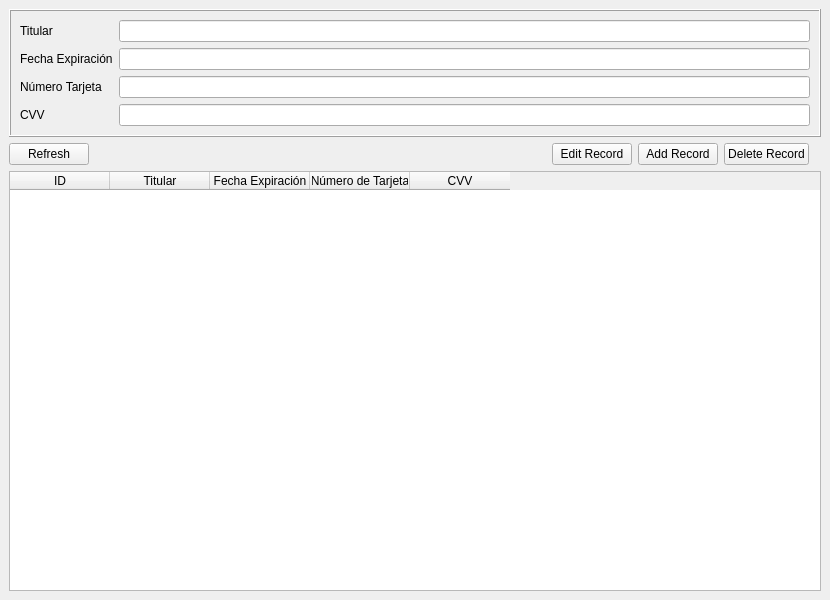
<?xml version="1.0" encoding="UTF-8"?>
<ui version="4.0">
 <class>MainWindow</class>
 <widget class="QMainWindow" name="MainWindow">
  <property name="geometry">
   <rect>
    <x>0</x>
    <y>0</y>
    <width>830</width>
    <height>600</height>
   </rect>
  </property>
  <property name="windowTitle">
   <string>Tarjeta de Crédito</string>
  </property>
  <property name="windowIcon">
   <iconset resource="res.qrc">
    <normaloff>:/img/card.png</normaloff>:/img/card.png</iconset>
  </property>
  <widget class="QWidget" name="centralwidget">
   <layout class="QGridLayout" name="gridLayout_2">
    <item row="2" column="0" colspan="7">
     <widget class="QTableWidget" name="tableTarjetaCredito">
      <column>
       <property name="text">
        <string>ID</string>
       </property>
      </column>
      <column>
       <property name="text">
        <string>Titular</string>
       </property>
      </column>
      <column>
       <property name="text">
        <string>Fecha Expiración</string>
       </property>
      </column>
      <column>
       <property name="text">
        <string>Número de Tarjeta</string>
       </property>
      </column>
      <column>
       <property name="text">
        <string>CVV</string>
       </property>
      </column>
     </widget>
    </item>
    <item row="0" column="0" colspan="7">
     <widget class="QFrame" name="frame">
      <property name="frameShape">
       <enum>QFrame::Box</enum>
      </property>
      <property name="frameShadow">
       <enum>QFrame::Raised</enum>
      </property>
      <layout class="QGridLayout" name="gridLayout">
       <item row="0" column="1">
        <widget class="QLineEdit" name="txtTitular"/>
       </item>
       <item row="1" column="0">
        <widget class="QLabel" name="label_2">
         <property name="text">
          <string>Fecha Expiración</string>
         </property>
        </widget>
       </item>
       <item row="1" column="1">
        <widget class="QLineEdit" name="txtFechaExpiracion"/>
       </item>
       <item row="2" column="0">
        <widget class="QLabel" name="label_3">
         <property name="text">
          <string>Número Tarjeta</string>
         </property>
        </widget>
       </item>
       <item row="2" column="1">
        <widget class="QLineEdit" name="txtNumeroTarjeta"/>
       </item>
       <item row="3" column="0">
        <widget class="QLabel" name="label_4">
         <property name="text">
          <string>CVV</string>
         </property>
        </widget>
       </item>
       <item row="3" column="1">
        <widget class="QLineEdit" name="txtCVV"/>
       </item>
       <item row="0" column="0">
        <widget class="QLabel" name="label">
         <property name="text">
          <string>Titular</string>
         </property>
        </widget>
       </item>
      </layout>
     </widget>
    </item>
    <item row="1" column="3">
     <widget class="QPushButton" name="addRecordButton">
      <property name="text">
       <string>Add Record</string>
      </property>
      <property name="icon">
       <iconset resource="res.qrc">
        <normaloff>:/img/add.png</normaloff>:/img/add.png</iconset>
      </property>
     </widget>
    </item>
    <item row="1" column="0">
     <widget class="QPushButton" name="getAllTarjetaCreditoButton">
      <property name="text">
       <string>Refresh</string>
      </property>
      <property name="icon">
       <iconset resource="res.qrc">
        <normaloff>:/img/refresh.png</normaloff>:/img/refresh.png</iconset>
      </property>
     </widget>
    </item>
    <item row="1" column="4">
     <widget class="QPushButton" name="deleteRecordButton">
      <property name="text">
       <string>Delete Record</string>
      </property>
      <property name="icon">
       <iconset resource="res.qrc">
        <normaloff>:/img/delete.png</normaloff>:/img/delete.png</iconset>
      </property>
     </widget>
    </item>
    <item row="1" column="1">
     <spacer name="horizontalSpacer">
      <property name="orientation">
       <enum>Qt::Horizontal</enum>
      </property>
      <property name="sizeHint" stdset="0">
       <size>
        <width>376</width>
        <height>20</height>
       </size>
      </property>
     </spacer>
    </item>
    <item row="1" column="2">
     <widget class="QPushButton" name="editRecord">
      <property name="text">
       <string>Edit Record</string>
      </property>
      <property name="icon">
       <iconset resource="res.qrc">
        <normaloff>:/img/edit.png</normaloff>:/img/edit.png</iconset>
      </property>
     </widget>
    </item>
   </layout>
  </widget>
 </widget>
 <resources>
  <include location="res.qrc"/>
 </resources>
 <connections/>
</ui>
